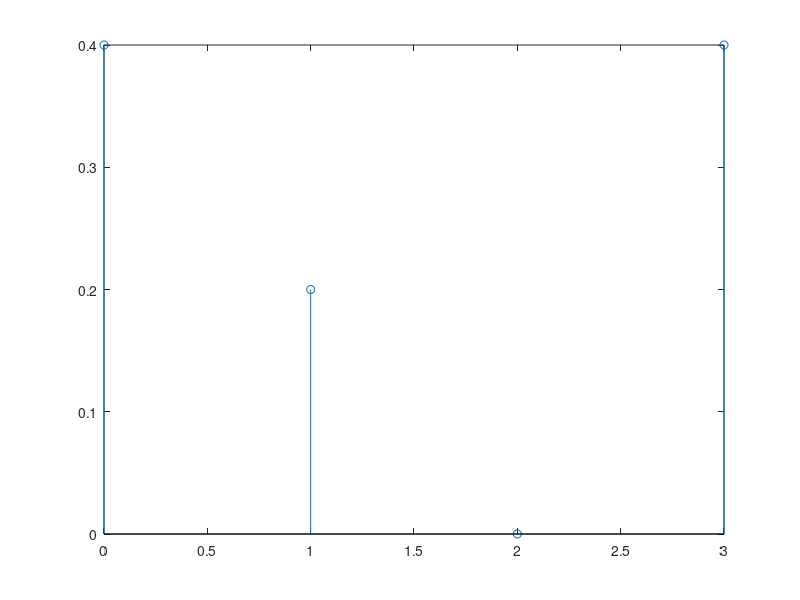
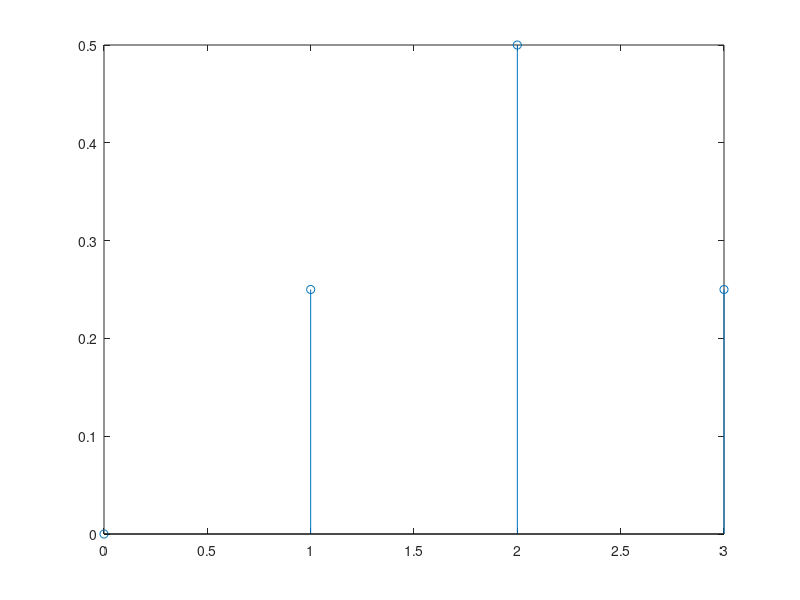

Write the MATLAB code that produced these figures, in order.
clear all;
clc;

pixel=[0 1 2 3]; % Input pixel levels 
level=4;
probability=[0.4 0.2 0 0.4]; % Probability of each pixel

new_pixel=zeros(size(pixel)); % Output pixel levels 

for i=0:3
    I=find(pixel==i);
    new_pixel(I)=round((level-1)*sum(probability(1:i+1)));
end

display(new_pixel);
lin=0:3;
stem(lin,probability);

pr=zeros(1,4);

for i=0:3
    pr(i+1)=sum(new_pixel==i)/level;
end

figure,stem(lin,pr);

